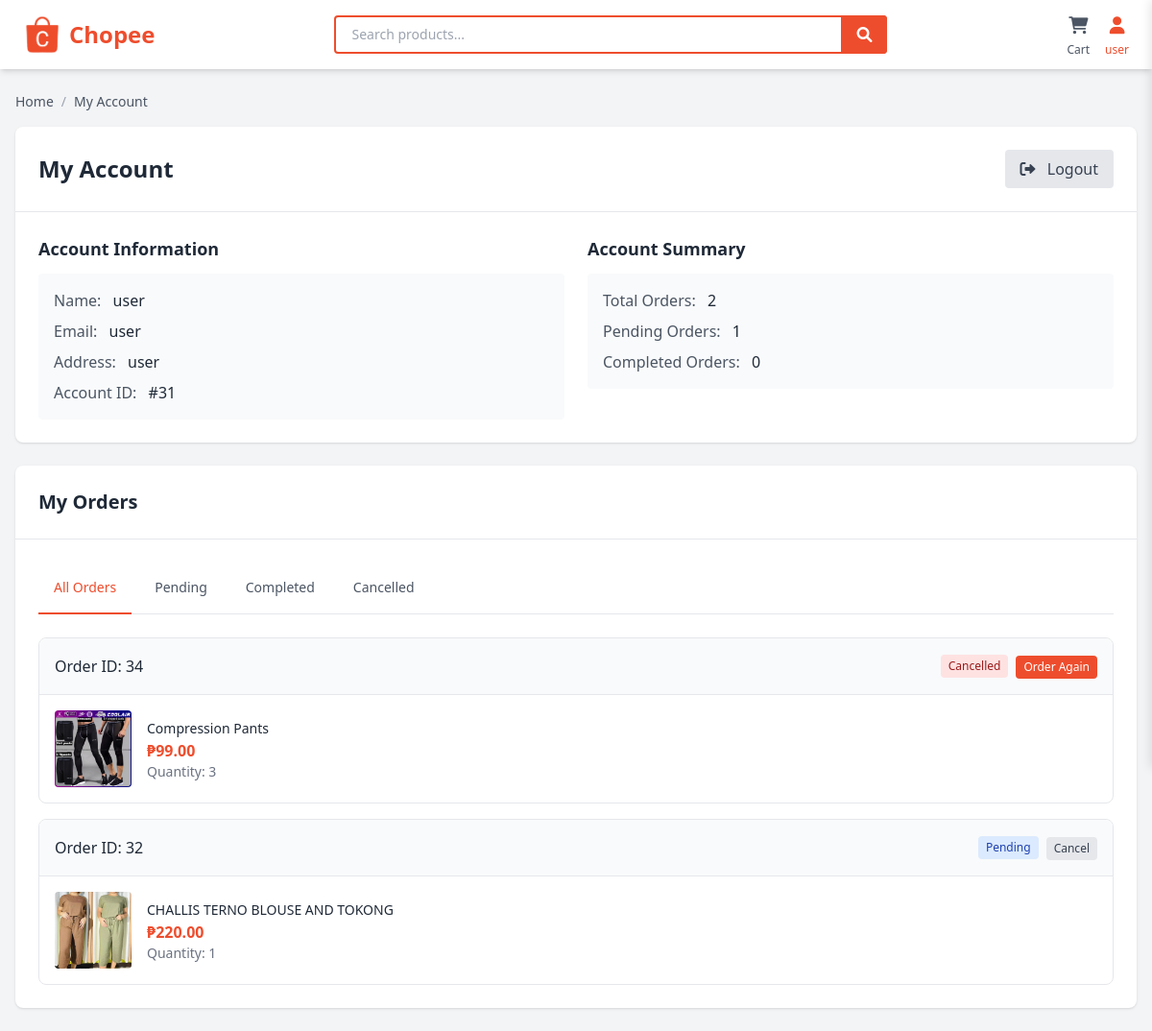
/user/account.php (signed in), run on the app's committed database.
### tables this page shows
CREATE TABLE `users` (
  `id` int(11) NOT NULL,
  `name` varchar(255) NOT NULL,
  `address` varchar(255) NOT NULL,
  `email` varchar(255) NOT NULL,
  `password` varchar(255) NOT NULL,
  `account_type` varchar(1) NOT NULL
);

CREATE TABLE `orders` (
  `order_id` int(11) NOT NULL,
  `user_id` int(11) NOT NULL,
  `product_id` int(11) NOT NULL,
  `created_at` timestamp NOT NULL DEFAULT current_timestamp(),
  `quantity` int(11) NOT NULL DEFAULT 1,
  `status` varchar(50) DEFAULT 'pending'
);

CREATE TABLE `products` (
  `id` int(11) NOT NULL,
  `name` varchar(255) NOT NULL,
  `price` decimal(10,2) NOT NULL,
  `quantity` int(11) NOT NULL,
  `rate` decimal(3,2) DEFAULT 0.00 CHECK (`rate` between 0 and 5),
  `description` text DEFAULT NULL,
  `image` blob DEFAULT NULL,
  `created_at` timestamp NOT NULL DEFAULT current_timestamp(),
  `category` varchar(45) NOT NULL
);

### user/account.php (the view, shortened to what this page needs)
<?php
include("../connections.php");
$user_id = $_SESSION['user_id'];
$user_query = "SELECT * FROM users WHERE id = ?";
$stmt = $connections->prepare($user_query);
$stmt->bind_param("i", $user_id);
$stmt->execute();
$user_result = $stmt->get_result();
$user = $user_result->fetch_assoc();
$orders_query = "SELECT o.*, o.quantity, p.name as product_name, p.price, p.image FROM orders o
                JOIN products p ON o.product_id = p.id
                WHERE o.user_id = ?
                ORDER BY o.order_id DESC";
$stmt = $connections->prepare($orders_query);
$stmt->bind_param("i", $user_id);
$stmt->execute();
$orders_result = $stmt->get_result();
$orders = [];
while ($order = $orders_result->fetch_assoc()) {
    $orders[] = $order;
}
$pending_orders = array_filter($orders, function($order) { return $order['status'] === 'pending'; });
$completed_orders = array_filter($orders, function($order) { return $order['status'] === 'completed'; });
?>
<?php
$user_name = "Guest";
$user_id = null;
if (isset($_SESSION['name'])) {
    $user_name = $_SESSION['name'];
    if (isset($_SESSION['user_id'])) {
        $user_id = $_SESSION['user_id'];
    }
}
?>
<!DOCTYPE html>
<html lang="en">
<head>
  <link href="https://cdnjs.cloudflare.com/ajax/libs/font-awesome/6.0.0/css/all.min.css" rel="stylesheet">
  <script src="https://cdn.tailwindcss.com"></script>
</head>
<body class="bg-gray-100 text-gray-800 font-sans m-0 p-0">
  <header class="bg-white shadow-md py-3 px-6 sticky top-0 z-50">
    <div class="max-w-7xl mx-auto flex justify-between items-center flex-col md:flex-row">
      <div class="flex items-center justify-center mb-3 md:mb-0">
        <a href="index.php" class="flex items-center no-underline">
          <img src="../assets/logo_no_bg.webp" alt="Chopee" class="w-10 h-10">
          <span class="text-chopee-500 font-semibold text-2xl ml-2">Chopee</span>
        </a>
      </div>
      <div class="flex-1 max-w-xl mx-0 md:mx-6 relative w-full">
        <form action="index.php" method="GET" class="w-full">
          <input type="text" name="search" class="w-full px-4 py-2 rounded border-2 border-chopee-500 text-sm outline-none transition-all duration-200" placeholder="Search products...">
          <button type="submit" class="absolute right-0 top-0 h-full bg-chopee-500 border-none text-white px-4 rounded-r cursor-pointer">
            <i class="fas fa-search"></i>
          </button>
        </form>
      </div>
      <div class="flex gap-4 items-center justify-center mt-3 md:mt-0">
        <a class="flex flex-col items-center text-gray-600 no-underline text-xs hover:text-chopee-500 transition-all duration-200 border-none bg-transparent cursor-pointer relative">
        <button id="cart-button" class="flex flex-col items-center text-gray-600 no-underline text-xs hover:text-chopee-500 transition-all duration-200 border-none bg-transparent cursor-pointer relative">
  <i class="fas fa-shopping-cart text-lg mb-1"></i>
  <span>Cart</span>
</button>
        </a>
        <div class="flex flex-col items-center text-chopee-500 no-underline text-xs transition-all duration-200">
          <i class="fas fa-user text-lg mb-1"></i>
          <span><?php echo htmlspecialchars($user_name); ?></span>
        </div>
      </div>
    </div>
  </header>
  <div class="max-w-7xl mx-auto my-6 px-4">
    <div class="flex items-center text-sm mb-4 text-gray-600">
      <a href="index.php" class="text-gray-600 no-underline hover:text-chopee-500 transition-colors duration-200">Home</a>
      <span class="mx-2 text-gray-400">/</span>
      <span>My Account</span>
    </div>
    <div class="bg-white rounded-lg shadow overflow-hidden mb-6">
      <div class="p-6 border-b">
        <div class="flex justify-between items-center">
          <h1 class="text-2xl font-semibold text-gray-800">My Account</h1>
          <form method="POST" onsubmit="return confirm('Are you sure you want to logout?');">
            <button type="submit" class="bg-gray-200 hover:bg-gray-300 text-gray-700 font-medium py-2 px-4 rounded transition-colors duration-200">
              <i class="fas fa-sign-out-alt mr-2"></i> Logout
            </button>
          </form>
        </div>
      </div>
      <div class="p-6">
        <div class="grid grid-cols-1 md:grid-cols-2 gap-6">
          <div>
            <h2 class="text-lg font-semibold mb-3 text-gray-800">Account Information</h2>
            <div class="bg-gray-50 p-4 rounded">
              <div class="mb-2">
                <span class="text-gray-600 font-medium">Name:</span>
                <span class="ml-2"><?php echo htmlspecialchars($user['name']); ?></span>
              </div>
              <div class="mb-2">
                <span class="text-gray-600 font-medium">Email:</span>
                <span class="ml-2"><?php echo htmlspecialchars($user['email']); ?></span>
              </div>
              <div class="mb-2">
                <span class="text-gray-600 font-medium">Address:</span>
                <span class="ml-2"><?php echo htmlspecialchars($user['address']); ?></span>
              </div>
              <div>
                <span class="text-gray-600 font-medium">Account ID:</span>
                <span class="ml-2">#<?php echo $user_id; ?></span>
              </div>
            </div>
          </div>
          <div>
            <h2 class="text-lg font-semibold mb-3 text-gray-800">Account Summary</h2>
            <div class="bg-gray-50 p-4 rounded">
              <div class="mb-2">
                <span class="text-gray-600 font-medium">Total Orders:</span>
                <span class="ml-2"><?php echo count($orders); ?></span>
              </div>
              <div class="mb-2">
                <span class="text-gray-600 font-medium">Pending Orders:</span>
                <span class="ml-2"><?php echo count($pending_orders); ?></span>
              </div>
              <div>
                <span class="text-gray-600 font-medium">Completed Orders:</span>
                <span class="ml-2"><?php echo count($completed_orders); ?></span>
              </div>
            </div>
          </div>
        </div>
      </div>
    </div>
    <div class="bg-white rounded-lg shadow overflow-hidden">
      <div class="p-6 border-b">
        <h2 class="text-xl font-semibold text-gray-800">My Orders</h2>
      </div>
      <div class="p-6">
        <?php if (empty($orders)): ?>
          <div class="text-center py-8">
            <i class="fas fa-shopping-bag text-gray-300 text-5xl mb-4"></i>
            <p class="text-gray-500">You haven't placed any orders yet</p>
            <a href="index.php" class="inline-block mt-4 bg-chopee-500 text-white py-2 px-4 rounded">Start Shopping</a>
          </div>
        <?php else: ?>
          <div class="border-b mb-6">
            <ul class="flex flex-wrap -mb-px" id="order-tabs" role="tablist">
              <li class="mr-2" role="presentation">
                <button class="inline-block p-4 border-b-2 border-chopee-500 text-chopee-500 font-medium text-sm" id="all-tab" data-target="all-orders" type="button" role="tab" aria-selected="true">
                  All Orders
                </button>
              </li>
              <li class="mr-2" role="presentation">
                <button class="inline-block p-4 border-b-2 border-transparent hover:border-gray-300 text-gray-600 hover:text-gray-700 font-medium text-sm" id="pending-tab" data-target="pending-orders" type="button" role="tab" aria-selected="false">
                  Pending
                </button>
              </li>
              <li class="mr-2" role="presentation">
                <button class="inline-block p-4 border-b-2 border-transparent hover:border-gray-300 text-gray-600 hover:text-gray-700 font-medium text-sm" id="completed-tab" data-target="completed-orders" type="button" role="tab" aria-selected="false">
                  Completed
                </button>
              </li>
              <li role="presentation">
                <button class="inline-block p-4 border-b-2 border-transparent hover:border-gray-300 text-gray-600 hover:text-gray-700 font-medium text-sm" id="cancelled-tab" data-target="cancelled-orders" type="button" role="tab" aria-selected="false">
                  Cancelled
                </button>
              </li>
            </ul>
          </div>
          <div id="all-orders" class="tab-content block">
            <div class="space-y-4">
              <?php foreach ($orders as $order): ?>
                <div class="border rounded-lg overflow-hidden">
                  <div class="bg-gray-50 p-4 flex justify-between items-center border-b">
                    <div>
                      <div class="font-medium">Order ID: <?php echo $order['order_id']; ?></div>
                    </div>
                    <div class="flex items-center">
                      <?php if ($order['status'] === 'pending'): ?>
                        <span class="bg-blue-100 text-blue-800 px-2 py-1 rounded text-xs font-medium">Pending</span>
                        <form method="POST" class="ml-2" onsubmit="return confirm('Are you sure you want to cancel this order?');">
                          <button type="submit" class="bg-gray-200 hover:bg-gray-300 text-gray-700 px-2 py-1 rounded text-xs font-medium">Cancel</button>
                        </form>
                      <?php elseif ($order['status'] === 'completed'): ?>
                        <span class="bg-green-100 text-green-800 px-2 py-1 rounded text-xs font-medium">Completed</span>
                      <?php elseif ($order['status'] === 'cancelled'): ?>
                        <span class="bg-red-100 text-red-800 px-2 py-1 rounded text-xs font-medium">Cancelled</span>
                        <form method="POST" class="ml-2">
                          <button type="submit" class="bg-chopee-500 hover:bg-chopee-600 text-white px-2 py-1 rounded text-xs font-medium">Order Again</button>
                        </form>
                      <?php endif; ?>
                    </div>
                  </div>
                  <div class="p-4 flex items-center">
                    <a href="product_detail.php?id=<?php echo $order['product_id']; ?>" class="w-20 h-20 bg-gray-100 rounded overflow-hidden block">
                      <img src="../<?php echo $order['image']; ?>" alt="<?php echo $order['product_name']; ?>" class="w-full h-full object-cover">
                    </a>
                    <div class="ml-4 flex-1">
                      <a href="product_detail.php?id=<?php echo $order['product_id']; ?>" class="font-medium text-sm mb-1 hover:text-chopee-500 transition-colors duration-200">
                        <?php echo $order['product_name']; ?>
                      </a>
                      <div class="text-chopee-500 font-semibold">₱<?php echo number_format($order['price'], 2); ?></div>
                      <div class="text-gray-500 text-sm">Quantity: <?php echo $order['quantity']; ?></div>
                    </div>
                  </div>
                </div>
              <?php endforeach; ?>
            </div>
          </div>
        <?php endif; ?>
      </div>
    </div>
  </div>
</body>
</html>

### data on the page
users: name "user", email "user", address "user"
orders: order_id "34", product.image (picture), product.name "Compression Pants", product.price "99.00", quantity "3"
orders: order_id "32", product.image (picture), product.name "CHALLIS TERNO BLOUSE AND TOKONG", product.price "220.00", quantity "1"

### other printed values
$user_name "user"
$user_id "31"
count($orders) "2"
count($pending_orders) "1"
count($completed_orders) "0"
